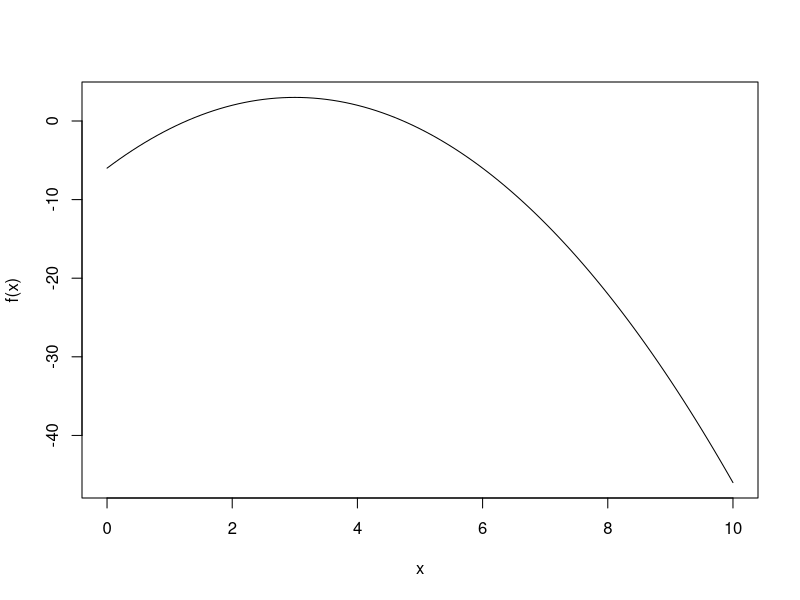
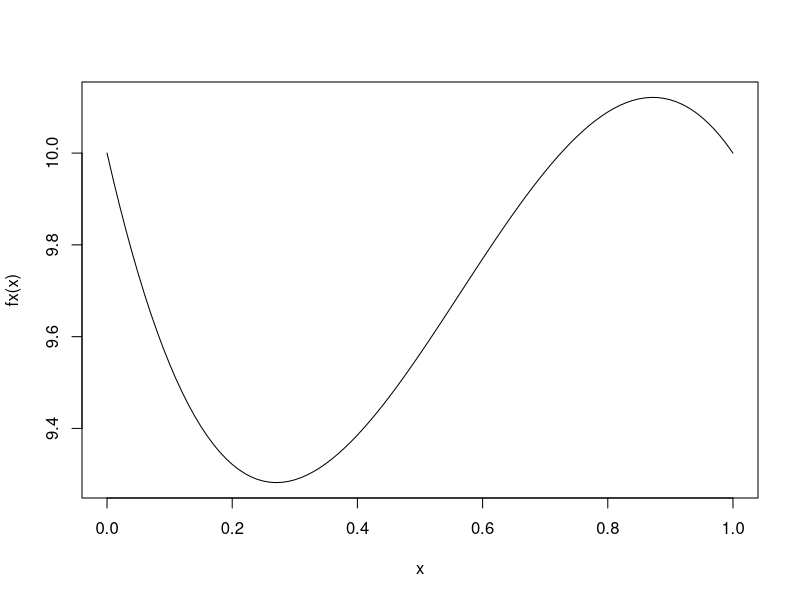

These figures' R source, in order:
# 4주차 빅데분 강의 - 1
fd = function(f,x,h= x*sqrt(.Machine$double.eps)){
  return((f(x+h)-f(x))/h)
}
f = function(x) -x^2 + 6*x-6
curve(f,0,10)
fd(f,2,1)
fd(f,2,0.01)
fd(f,2,0.00000001)

print("------------------------------------")

fxyz = expression(x^5-1/x+cos(x)^x)

exp = deriv(fxyz, c("x", "y", "z"))
exp

f2 = function(x,y,z) eval(c(exp))
f2(1,1,1)

print("----------------------------")

fx = function(x) 1/((x+1)*sqrt(x))
integrate(fx,lower = 0, upper = Inf)

print("----------------------------")

fx = function(x) x^4 - 10*x^3 + 15*x^2 - 6*x +10
curve(fx)

inter_by_you = function(a,b,n){
  sum = 0
  h = (b-a)/n
  for (i in 1:n) sum = sum + h*fx(a+i*h)
  print(sum)
}

inter_by_you(0,1,10)

integrate(fx,0,1)

print("-------------------------------")

fx = function(x) x^2
integrate(fx,-2,2)

set.seed(123)
a=-2
b= 2
c=0
d=4
n=10^5

x = runif(n,a,b)
y = runif(n,c,d)
temp = sum(y<fx(x))/n
16*temp

print("---------------------------------")